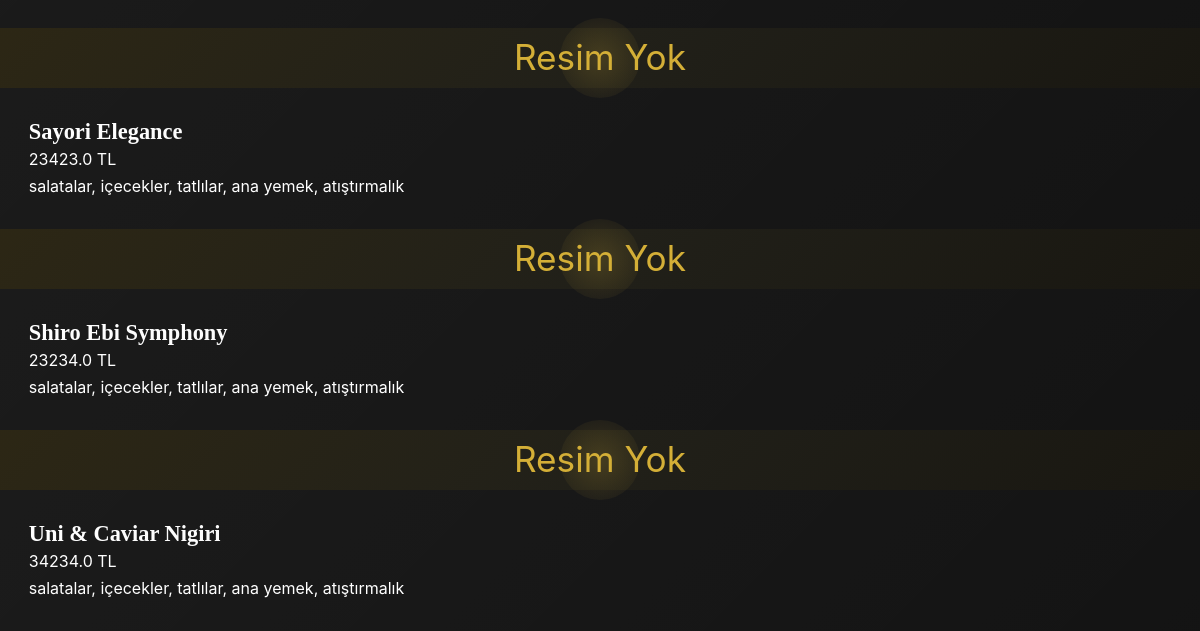
Before: /menu (lower part) with the older database file.
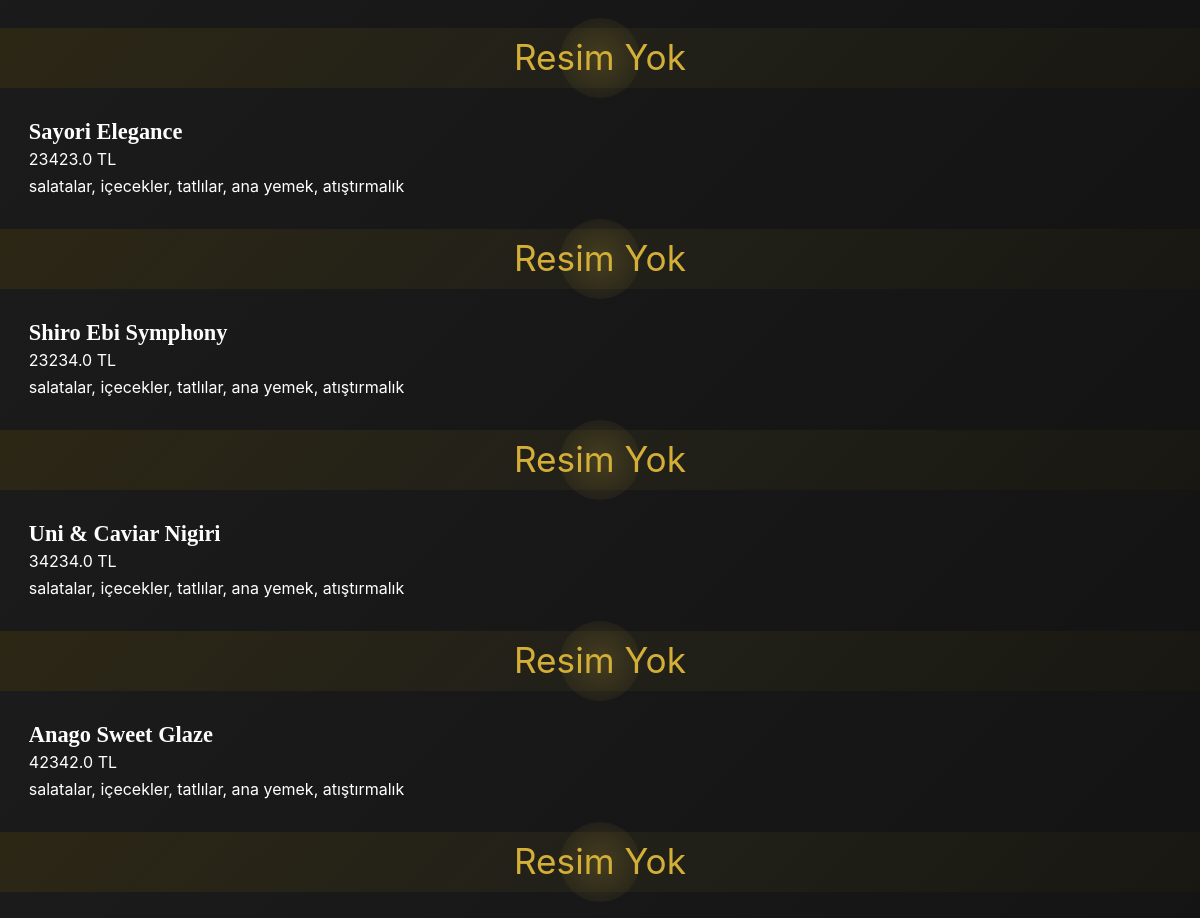
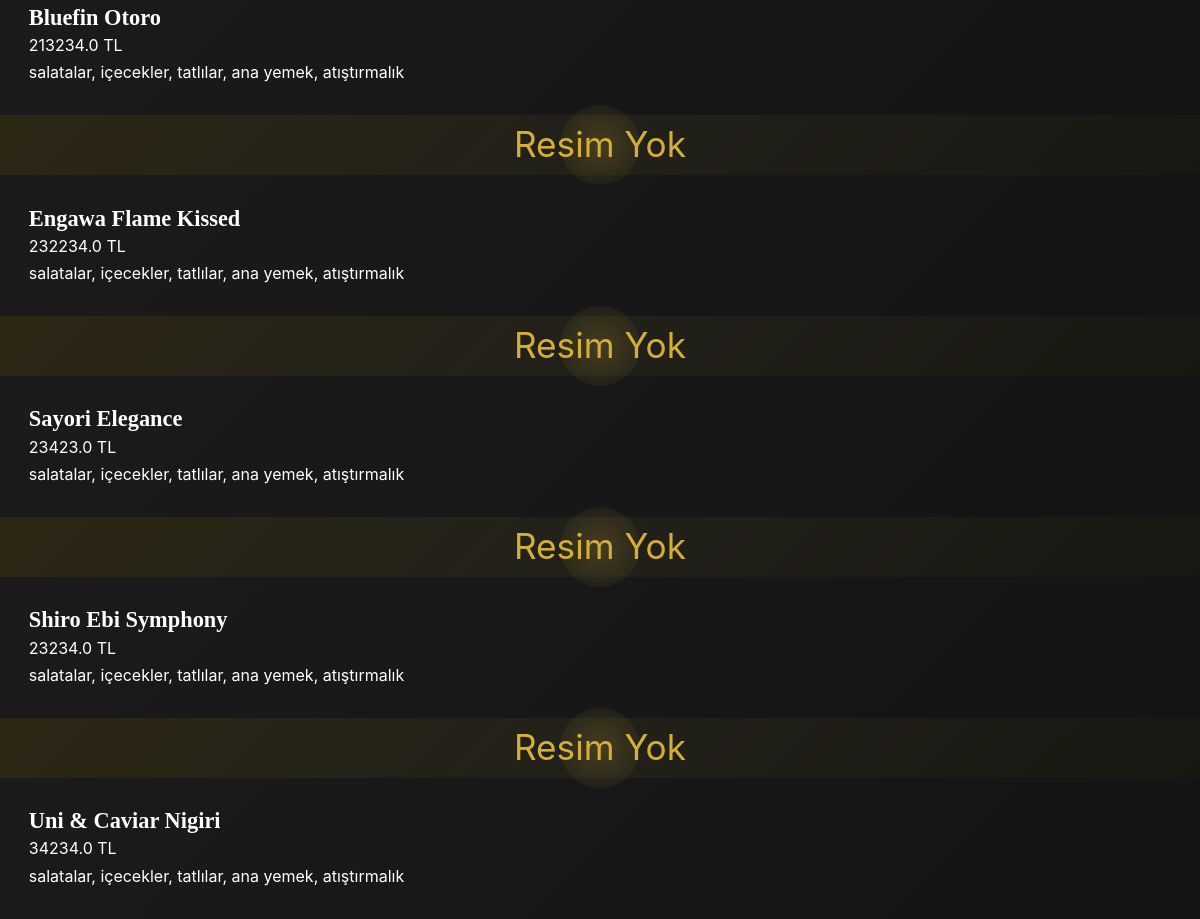
After: the same page with the newer database file (2 pictures, top to bottom).
### tables this page shows
CREATE TABLE menu_items (
    id INTEGER PRIMARY KEY AUTOINCREMENT,
    isim TEXT,
    aciklama TEXT,
    fiyat REAL,
    kategori TEXT,
    resim TEXT
);

### app.py (the view)
@app.route("/menu")
def menu():
    menuler = get_menu_items()
    return render_template("menu.html", menuler=menuler)

### app.py (called while the page is built)
def get_db_connection():
    conn = sqlite3.connect('menu.db')
    conn.row_factory = sqlite3.Row
    return conn

def get_menu_items():
    conn = get_db_connection()
    cursor = conn.cursor()
    cursor.execute("SELECT id, isim, aciklama, fiyat, kategori, resim FROM menu_items")
    rows = cursor.fetchall()
    conn.close()
    menu_list = []
    for row in rows:
        menu_list.append({
            'id': row[0],
            'isim': row[1],
            'aciklama': row[2],
            'fiyat': row[3],
            'kategori': row[4],
            'resim': row[5]
        })
    return menu_list

### templates/menu.html (shortened to what this page needs)
<!DOCTYPE html>
<html lang="tr">
<head>
  <link rel="stylesheet" href="{{ url_for('static', filename='style.css') }}">
</head>
<body>
  <div class="menu">
    {% for urun in menuler %}
      <div class="dish">
        {% if urun.resim and urun.resim.data %}
          {% for image in urun.resim.data %}
            <img src="{{ url_for('static', filename=image.attributes.name) }}"
                 alt="{{ urun.isim }}"
                 class="dish-image">
          {% endfor %}
        {% else %}
          <div class="no-image">Resim Yok</div>
        {% endif %}
        <div class="dish-content">
          <div class="dish-name">{{ urun.isim }}</div>
          <div class="price">{{ urun.fiyat }} TL</div>
          <div class="category">{{ urun.kategori }}</div>
        </div>
      </div>
    {% endfor %}
  </div>
</body>
</html>

Changed rows visible on the page:
added menu_items: shows "Resim Yok", isim "Anago Sweet Glaze", fiyat "42342.0", kategori "salatalar, içecekler, tatlılar, ana yemek, atıştırmalık"
added menu_items: resim "Resim Yok", isim "Bluefin Otoro", fiyat "213234.0", kategori "salatalar, içecekler, tatlılar, ana yemek, atıştırmalık"
added menu_items: resim "Resim Yok", isim "Engawa Flame Kissed", fiyat "232234.0", kategori "salatalar, içecekler, tatlılar, ana yemek, atıştırmalık"
added menu_items: resim "Resim Yok", isim "Sayori Elegance", fiyat "23423.0", kategori "salatalar, içecekler, tatlılar, ana yemek, atıştırmalık"
added menu_items: resim "Resim Yok", isim "Shiro Ebi Symphony", fiyat "23234.0", kategori "salatalar, içecekler, tatlılar, ana yemek, atıştırmalık"
added menu_items: resim "Resim Yok", isim "Uni & Caviar Nigiri", fiyat "34234.0", kategori "salatalar, içecekler, tatlılar, ana yemek, atıştırmalık"
